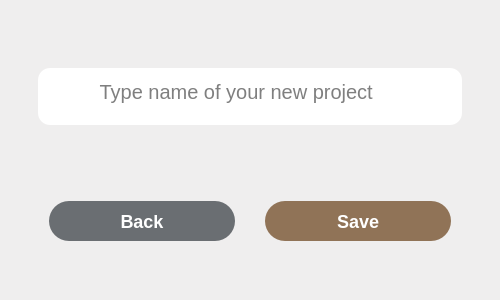
<?xml version="1.0" encoding="UTF-8"?>
<ui version="4.0">
 <class>NewFolderDialog</class>
 <widget class="QDialog" name="NewFolderDialog">
  <property name="geometry">
   <rect>
    <x>0</x>
    <y>0</y>
    <width>500</width>
    <height>300</height>
   </rect>
  </property>
  <property name="minimumSize">
   <size>
    <width>500</width>
    <height>300</height>
   </size>
  </property>
  <property name="maximumSize">
   <size>
    <width>500</width>
    <height>300</height>
   </size>
  </property>
  <property name="windowTitle">
   <string>Dialog</string>
  </property>
  <property name="styleSheet">
   <string notr="true">#NewFolderDialog{
background-color: #EFEEEE;
width: fit-content;
heigth: fit-content;
block-size: fit-content;
}</string>
  </property>
  <layout class="QHBoxLayout" name="horizontalLayout_2">
   <item>
    <widget class="QWidget" name="widget_1" native="true">
     <property name="styleSheet">
      <string notr="true">width: fit-content;
block-size: fit-content;</string>
     </property>
     <layout class="QVBoxLayout" name="verticalLayout">
      <item>
       <widget class="QWidget" name="widget_3" native="true">
        <property name="enabled">
         <bool>true</bool>
        </property>
        <property name="minimumSize">
         <size>
          <width>0</width>
          <height>10</height>
         </size>
        </property>
        <property name="maximumSize">
         <size>
          <width>16777215</width>
          <height>16777215</height>
         </size>
        </property>
        <layout class="QVBoxLayout" name="verticalLayout_2">
         <item>
          <widget class="QWidget" name="widget_2" native="true">
           <property name="layoutDirection">
            <enum>Qt::RightToLeft</enum>
           </property>
           <property name="autoFillBackground">
            <bool>false</bool>
           </property>
           <layout class="QVBoxLayout" name="verticalLayout_3">
            <property name="topMargin">
             <number>17</number>
            </property>
            <property name="bottomMargin">
             <number>0</number>
            </property>
            <item>
             <widget class="QTextEdit" name="ET_newproject">
              <property name="maximumSize">
               <size>
                <width>16777215</width>
                <height>57</height>
               </size>
              </property>
              <property name="styleSheet">
               <string notr="true">#ET_newproject{
text-allign:center;
font-size:20px;
padding:8px;
background-color: rgb(255, 255, 255);
border-top-left-radius :12px;
border-top-right-radius : 12px; 
border-bottom-left-radius : 12px; 
border-bottom-right-radius : 12px;
}</string>
              </property>
              <property name="tabChangesFocus">
               <bool>false</bool>
              </property>
              <property name="html">
               <string>&lt;!DOCTYPE HTML PUBLIC &quot;-//W3C//DTD HTML 4.0//EN&quot; &quot;http://www.w3.org/TR/REC-html40/strict.dtd&quot;&gt;
&lt;html&gt;&lt;head&gt;&lt;meta name=&quot;qrichtext&quot; content=&quot;1&quot; /&gt;&lt;meta charset=&quot;utf-8&quot; /&gt;&lt;style type=&quot;text/css&quot;&gt;
p, li { white-space: pre-wrap; }
hr { height: 1px; border-width: 0; }
li.unchecked::marker { content: &quot;\2610&quot;; }
li.checked::marker { content: &quot;\2612&quot;; }
&lt;/style&gt;&lt;/head&gt;&lt;body style=&quot; font-family:'Segoe UI'; font-size:20px; font-weight:400; font-style:normal;&quot;&gt;
&lt;p align=&quot;center&quot; style=&quot;-qt-paragraph-type:empty; margin-top:0px; margin-bottom:0px; margin-left:0px; margin-right:0px; -qt-block-indent:0; text-indent:0px;&quot;&gt;&lt;br /&gt;&lt;/p&gt;&lt;/body&gt;&lt;/html&gt;</string>
              </property>
              <property name="placeholderText">
               <string>         Type name of your new project</string>
              </property>
             </widget>
            </item>
           </layout>
          </widget>
         </item>
        </layout>
       </widget>
      </item>
      <item>
       <widget class="QWidget" name="widget_4" native="true">
        <layout class="QVBoxLayout" name="verticalLayout_4">
         <property name="topMargin">
          <number>30</number>
         </property>
         <property name="bottomMargin">
          <number>30</number>
         </property>
         <item>
          <widget class="QWidget" name="widget" native="true">
           <property name="styleSheet">
            <string notr="true"/>
           </property>
           <layout class="QHBoxLayout" name="horizontalLayout">
            <property name="spacing">
             <number>30</number>
            </property>
            <property name="leftMargin">
             <number>20</number>
            </property>
            <property name="rightMargin">
             <number>20</number>
            </property>
            <item>
             <widget class="QPushButton" name="back_btn">
              <property name="styleSheet">
               <string notr="true">#back_btn{
height:40px;
font-weight:bold;
font-size:18px;
color:white;
background-color: #6A6E72;
border-top-left-radius :20px;
border-top-right-radius : 20px; 
border-bottom-left-radius : 20px; 
border-bottom-right-radius : 20px;
}
#back_btn:hover{
color:#6A6E72;
border :2px solid #6A6E72;
background-color: rgb(255, 255, 255);
}</string>
              </property>
              <property name="text">
               <string>Back</string>
              </property>
             </widget>
            </item>
            <item>
             <widget class="QPushButton" name="save_btn">
              <property name="styleSheet">
               <string notr="true">#save_btn{
height:40px;
font-weight:bold;
font-size:18px;
color:white;
background-color: rgb(144, 115, 87);
border-top-left-radius :20px;
border-top-right-radius : 20px; 
border-bottom-left-radius : 20px; 
border-bottom-right-radius : 20px;
}
#save_btn:hover{
color:rgb(144, 115, 87);
border :2px solid rgb(144, 115, 87);
background-color: rgb(255, 255, 255);
}</string>
              </property>
              <property name="text">
               <string>Save</string>
              </property>
             </widget>
            </item>
           </layout>
          </widget>
         </item>
        </layout>
       </widget>
      </item>
     </layout>
    </widget>
   </item>
  </layout>
 </widget>
 <resources/>
 <connections/>
</ui>
